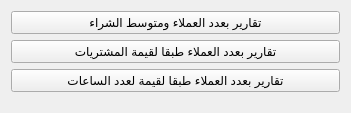
             <widget class="QWidget" name="page_13">
              <property name="geometry">
               <rect>
                <x>-84</x>
                <y>0</y>
                <width>351</width>
                <height>113</height>
               </rect>
              </property>
              <attribute name="label">
               <string>تقارير احصائية عملاء التجزئة</string>
              </attribute>
              <layout class="QGridLayout" name="gridLayout_24">
               <item row="0" column="0">
                <layout class="QVBoxLayout" name="verticalLayout_5">
                 <item>
                  <widget class="QPushButton" name="QAct_Report_KPI_1">
                   <property name="text">
                    <string>تقارير بعدد العملاء ومتوسط الشراء</string>
                   </property>
                  </widget>
                 </item>
                 <item>
                  <widget class="QPushButton" name="QAct_Report_KPI_2">
                   <property name="text">
                    <string>تقارير بعدد العملاء طبقا لقيمة المشتريات</string>
                   </property>
                  </widget>
                 </item>
                 <item>
                  <widget class="QPushButton" name="QAct_Report_KPI_3">
                   <property name="text">
                    <string>تقارير بعدد العملاء طبقا لقيمة لعدد الساعات</string>
                   </property>
                  </widget>
                 </item>
                 <item>
                  <spacer name="verticalSpacer_14">
                   <property name="orientation">
                    <enum>Qt::Vertical</enum>
                   </property>
                   <property name="sizeHint" stdset="0">
                    <size>
                     <width>20</width>
                     <height>40</height>
                    </size>
                   </property>
                  </spacer>
                 </item>
                </layout>
               </item>
              </layout>
             </widget>
